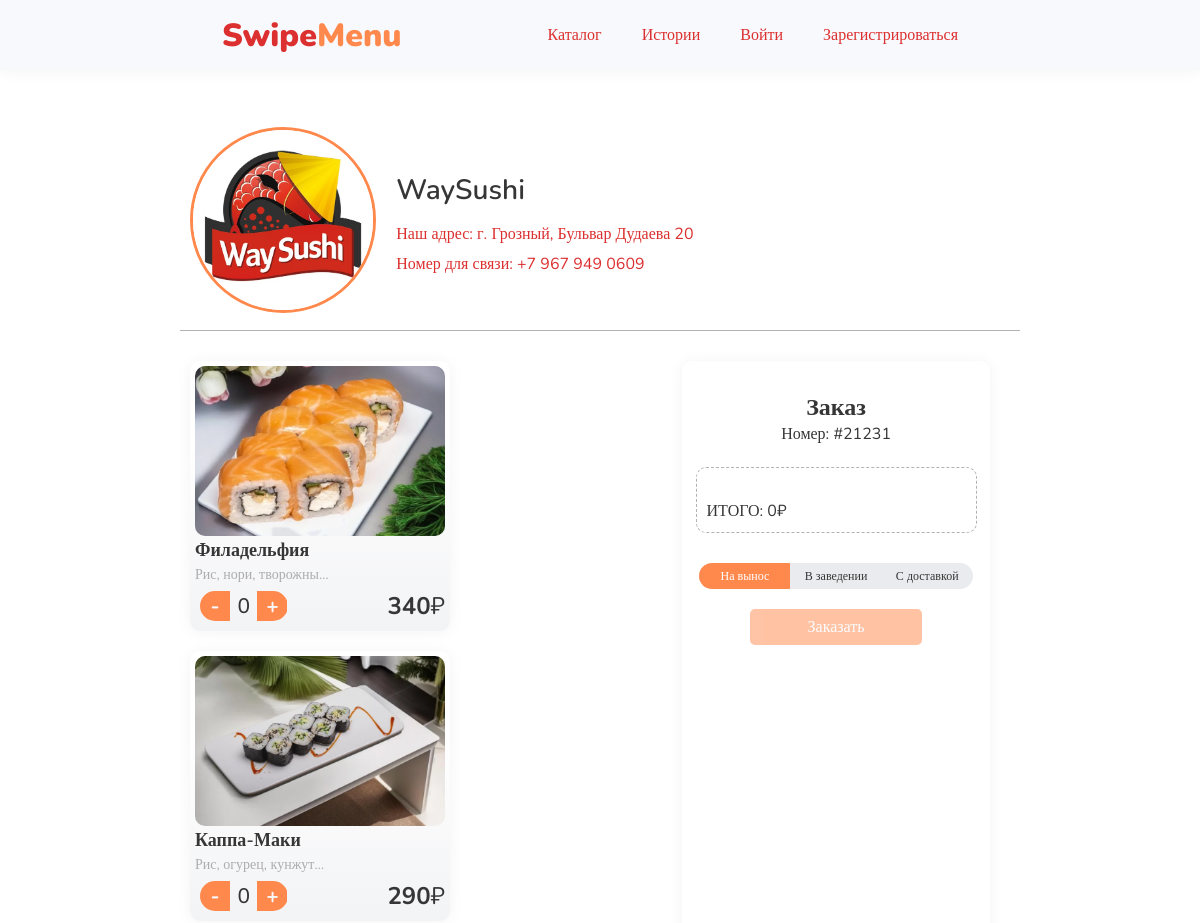
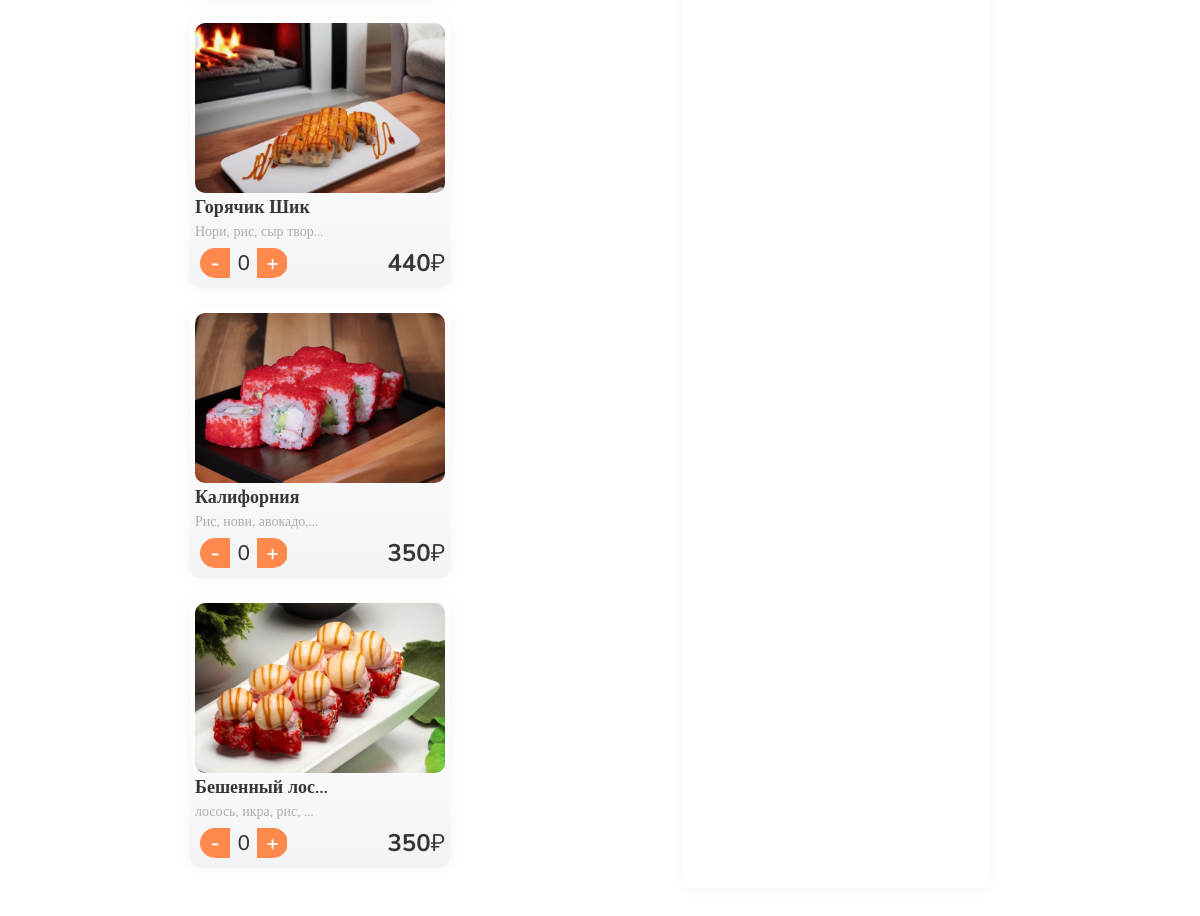
The page /brand/4/ on the database its author committed (2 pictures, top to bottom).
### main/models.py (models this page shows, shortened)
class Brand(models.Model):
    user = models.ForeignKey(User, on_delete=models.CASCADE, verbose_name='Пользователь', related_name='brands')
    title = models.CharField(max_length=150, verbose_name='Название')
    description = models.TextField(blank=True, verbose_name='Описание')
    address = models.CharField(max_length=150, verbose_name='Адрес')
    phone_number = models.CharField(max_length=25, blank=True, verbose_name='Номер телефона')
    avatar = models.ImageField(blank=True, verbose_name='Аватарка')
    def get_product(self):
        return Product.objects.filter(brand_id=self.id)

class Product(models.Model):
    brand_id = models.IntegerField()
    title = models.CharField(max_length=255, verbose_name='Название')
    composition = models.TextField(blank=True, verbose_name='Состав')
    description = models.TextField(blank=True, verbose_name='Описание')
    image = models.ImageField(upload_to='product_images/', verbose_name='Картинка')
    price = models.DecimalField(max_digits=10, decimal_places=2, verbose_name='Цена')
    def get_price(self):
        return int(self.price)

### main/views.py (the view)
# urls.py: path('brand/<int:brand_id>/', views.brand, name='brand'),
def brand(request: HttpRequest, brand_id: int):
    data = create_base_data('Заказ')
    data['brand'] = Brand.objects.filter(id=brand_id)[0]
    return render(request, 'brand.html', data)

### main/views.py (called while the page is built)
def create_base_data(title: str = None):
    if not title:
        title = DEFAULT_TITLE
    return {
        'title': title,
    }

### main/templates/brand.html (shortened to what this page needs)
{% extends  "base.html" %}
{% load static %}
{% block head  %}
<link type="text/css" rel="stylesheet" href="{% static 'css/brand.css' %}">
{% endblock %}
{% block content  %}
<div class="container">
  <div class="brand-container">
    <div class="flex brand-header">
      <img class="brand-avatar" src="{{ brand.avatar.url }}">
      <div class="header-info">
        <span class="brand-title">{{ brand.title }}</span>
        <span class="brand-description">Наш адрес: {{ brand.address }}</span>
        <span class="brand-description">Номер для связи: {{ brand.phone_number }}</span>
      </div>
    </div>
    <div class="content">
      <div class="flex products">
        {% for product in brand.get_product %}
        <div class="product">
          <img src="{{ product.image.url }}">
          <span class="product-title">{{ product.title | truncatechars:13}}</span>
          <span class="product-composition">{{ product.composition | truncatechars:20 }}</span>
          <div class="count-container">
            <div class="count-buttons">
              <button onclick="set_product({{product.id}}, -1)" class="count-button">-</button>
              <span id="{{product.id}}">0</span>
              <button onclick="set_product({{product.id}}, 1)" class="count-button">+</button>
            </div>
            <span class="product-price">{{ product.get_price }}<span class="rub">₽</span></span>
          </div>
        </div>
        {% endfor %}
      </div>
      <div class="check">
        <h2>Заказ</h2>
        <span>Номер: #21231</span>
        <br>
        <div id="check-products" class="check-products">
          <br><div class="check-tr"><span class="check-td title">ИТОГО: 0₽</span></div>
        </div>
        <div class="toggle-container">
          <label for="takeout">На&nbsp;вынос</label>
          <label for="dine-in">В&nbsp;заведении</label>
          <label for="delivery">С&nbsp;доставкой</label>
        </div>
        <button id="order-button" onclick="order({{user.id}}, {{brand.id}})" class="gradient-button inactive"><a>Заказать</a></button>
      </div>
    </div>
    <br>
  </div>
</div>
{% endblock %}

### main/templates/base.html (shortened to what this page needs)
{% load static %}
<!DOCTYPE html>
<html lang="en">
<head>
    <link type="text/css" rel="stylesheet" href="{% static 'css/base_style.css' %}">
    <link type="text/css" rel="stylesheet" href="{% static 'css/icons.css' %}">
    {% block head  %}
    {% endblock %}
</head>
<body>
<div class="head">
    <div class="head-content horizontal-container">
        <div class="logo">
            <span class="text-logo-part-1">Swipe</span><span class="text-logo-part-2">Menu</span>
        </div>
        <nav class="nav-menu horizontal-container">
            <a href="/catalog" class="nav-item">Каталог</a>
            <a href="/shorts" class="nav-item">Истории</a>
            {% if user.is_authenticated %}
                {% if user.role == 2 %}
                    {% if user.have_brand %}
                        <a href="/orders-for-owner" class="nav-item">Заказы</a>
                        <a href="/edit-brand" class="nav-item">Мое&nbsp;заведение</a>
                    {% else %}
                        <a href="/create-brand" class="nav-item">Создать&nbsp;заведение</a>
                    {% endif %}
                {% else %}
                    <a href="/orders-for-user" class="nav-item">Заказы</a>
                {% endif %}
            <a href="/logout" class="nav-item profile-text">{{ user.username }}</a>
            {% else %}
                <a href="/login" class="nav-item">Войти</a>
                <a href="/register" class="nav-item">Зарегистрироваться</a>
            {% endif %}
        </nav>
    </div>
</div>
{% block content  %}
{% endblock %}
</body>
</html>

### main/static/css/base_style.css (style rules this page uses)
:root { --base-font: Nunito; --background-color-1: #F8F9FC; --background-color-2: #eaebee; --background-header: var(--background-color-1); --color-1: #DC2F2F; --color-2: #363636; --color-3: #525FE1; --color-hover-1: #FF894C; --color-hover-2: #FF894C; --color-transparent: rgba(69, 69, 69, 0.41); --error-color: #D80032; --light-color: rgba(248, 111, 3, 0.25); --shadow: rgba(0, 0, 0, 0.05); --shadow-blur: 15px; --base-border-radius: 10px; --base-transition: all 0.2s ease-in; }
* { margin: 0; padding: 0; font-family: var(--base-font); color: var(--color-2); transition: var(--base-transition); scrollbar-width: none; -ms-overflow-style: none; }
*, *:hover { transition: var(--base-transition); }
body { background-color: white; min-height: 100vh; }
a { color: var(--color-1); }
.horizontal-container { display: flex; flex-direction: row; justify-content: space-between; align-items: center; }
.head { width: 100vw; height: 70px; background-color: var(--background-header); box-shadow: 0 1px var(--shadow-blur) var(--shadow); font-size: 24px; }
.head-content { margin: auto; width: 63%; height: 100%; }
.logo { font-weight: 900; font-size: 32px; }
.text-logo-part-1 { color: var(--color-1); }
.text-logo-part-2 { color: var(--color-hover-1); }
.nav-menu { width: auto; }
.nav-item { font-size: 16px; margin: auto 20px; text-decoration: none; }
.container { display: flex; flex-direction: column; justify-content: space-between; align-items: center; }
.button, .gradient-button { width: 100%; padding: 10px; outline:none; font-size: 20px; border-radius: calc(var(--base-border-radius) / 2); border: none; background-color: var(--color-2); color: var(--background-color-1); }
.gradient-button { position: relative; background: linear-gradient(200deg, var(--color-hover-1) 0%, var(--color-hover-2) 100%); color: var(--background-color-1); }
.gradient-button a { margin: 0; color: var(--background-color-1); position: relative; font-size: inherit; z-index: 2; }
.gradient-button::before { position: absolute; content: ""; top: 0; right: 0; bottom: 0; left: 0; background: linear-gradient(90deg, var(--color-hover-2) 0%, var(--color-hover-1) 100%); z-index: 1; transition: opacity 0.2s linear; opacity: 0; border-radius: inherit; border: inherit; }
.flex { display: flex; align-items: center; }
.product { display: flex; flex-direction: column; flex-wrap: nowrap; justify-content: space-between; align-items: flex-end; height: 280px; margin-right: 20px; padding: 5px; background-color: white; box-shadow: 0 1px var(--shadow-blur) var(--shadow); border-radius: var(--base-border-radius); }

### rows shown on the page
Brand: avatar (picture), title "WaySushi", address "г. Грозный, Бульвар Дудаева 20", phone_number "+7 967 949 0609"
Product: image (picture), title "Филадельфия", composition "Рис, нори, творожны…", get_price "340"
Product: image (picture), title "Каппа-Маки", composition "Рис, огурец, кунжут…", get_price "290"
Product: image (picture), title "Горячик Шик", composition "Нори, рис, сыр твор…", get_price "440"
Product: image (picture), title "Калифорния", composition "Рис, нови, авокадо,…", get_price "350"
Product: image (picture), title "Бешенный лос…", composition "лосось, икра, рис, …", get_price "350"
